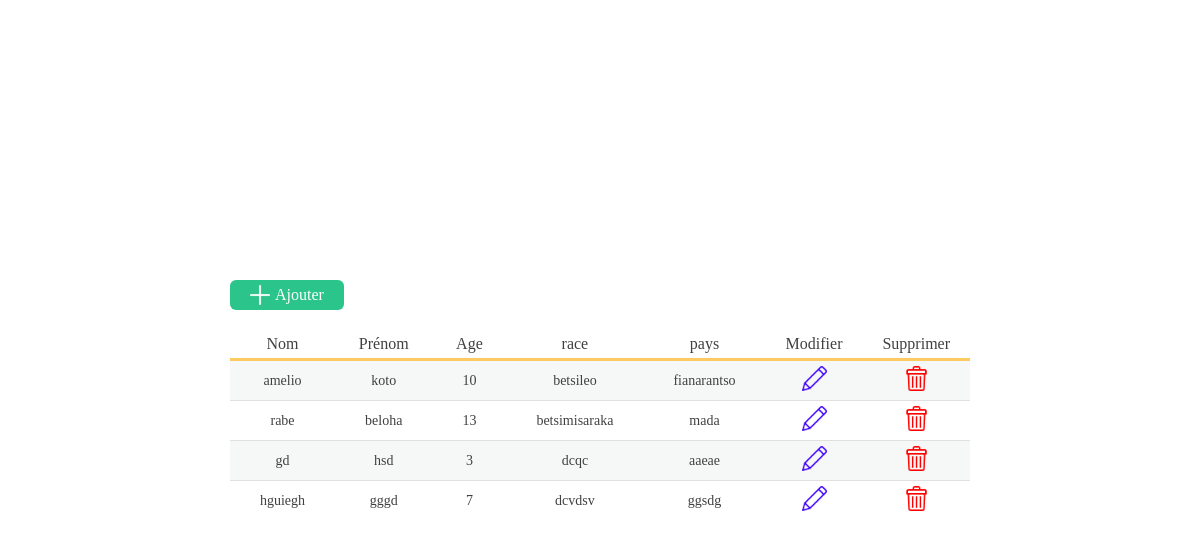
The page / on the database its author committed.
### tables this page shows
CREATE TABLE IF NOT EXISTS `perso` (
  `id` int NOT NULL AUTO_INCREMENT,
  `nom` varchar(50) DEFAULT NULL,
  `prenom` varchar(50) DEFAULT NULL,
  `age` int DEFAULT NULL,
  `race` varchar(100) DEFAULT NULL,
  `paysOrigine` varchar(100) DEFAULT NULL,
  PRIMARY KEY (`id`)
);

### index.php (the view, shortened to what this page needs)
<!DOCTYPE html>
<html lang="en">
<head>
    <link rel="stylesheet" href="style.css">
</head>
<body>
    <div class="container">
        <a href="ajouter.php" class="Btn_add"> <img src="images/plus.png"> Ajouter</a>
        <table>
            <tr id="items">
                <th>Nom</th>
                <th>Prénom</th>
                <th>Age</th>
                <th>race</th>
                <th>pays</th>
                <th>Modifier</th>
                <th>Supprimer</th>
            </tr>
            <?php
            include("connexion.php");
            $req = $connex->prepare("SELECT * FROM perso");
            if (!$req) {
                echo "Erreur lors de la préparation de la requête.";
            } else {
                $req->execute();
                if ($req->rowCount() === 0) {
                    echo "Il n'y a pas encore de personne ajouté !";
                } else {
                    while ($ligne = $req->fetch()) {
                        ?>
                        <tr>
                            <td><?php echo $ligne["nom"]; ?></td>
                            <td><?php echo $ligne["prenom"]; ?></td>
                            <td><?php echo $ligne["age"]; ?></td>
                            <td><?php echo $ligne["race"]; ?></td>
                            <td><?php echo $ligne["paysOrigine"]; ?></td>
                            <td>
                                <a href="modifier.php?id=<?php echo $ligne['id']; ?>">
                                    <img src="images/pen.png">
                                </a>
                            </td>
                            <td>
                                <a href="supprimer.php?id=<?php echo $ligne['id']; ?>">
                                    <img src="images/trash.png">
                                </a>
                            </td>
                        </tr>
                        <?php
                    }
                }
            }
            ?>
        </table>
    </div>
</body>
</html>

### style.css (style rules this page uses)
* { margin: 0; padding: 0; box-sizing: border-box; }
body { display: flex; align-items: center; justify-content: center; min-height: 100vh; position: relative; }
.Btn_add { width: fit-content; margin-bottom:20px; background-color: #2bc48a; padding: 5px 20px; color: #fff; display: flex; align-items: center; text-align: 0; border-radius: 6px; text-decoration: 0; }
.Btn_add img { margin-right: 5px; height: 20px; }
table { border-collapse:collapse; color: #404040; }
th { font-size: 16px; border-bottom: 3px solid #ffcb61; padding: 5px 20px; font-weight: 500; }
td { font-weight: 400; padding: 5px 30px; font-size: 14px; text-align: center; }
img { height: 25px; }
tr:nth-child(2n) { background-color: #f6f8f8; }
tr:nth-child(2n) td { border-bottom: 1px solid #e0e0e0; border-top: 1px solid #e0e0e0; }

### rows shown on the page
perso: nom "amelio", prenom "koto", age "10", race "betsileo", paysOrigine "fianarantso"
perso: nom "rabe", prenom "beloha", age "13", race "betsimisaraka", paysOrigine "mada"
perso: nom "gd", prenom "hsd", age "3", race "dcqc", paysOrigine "aaeae"
perso: nom "hguiegh", prenom "gggd", age "7", race "dcvdsv", paysOrigine "ggsdg"
